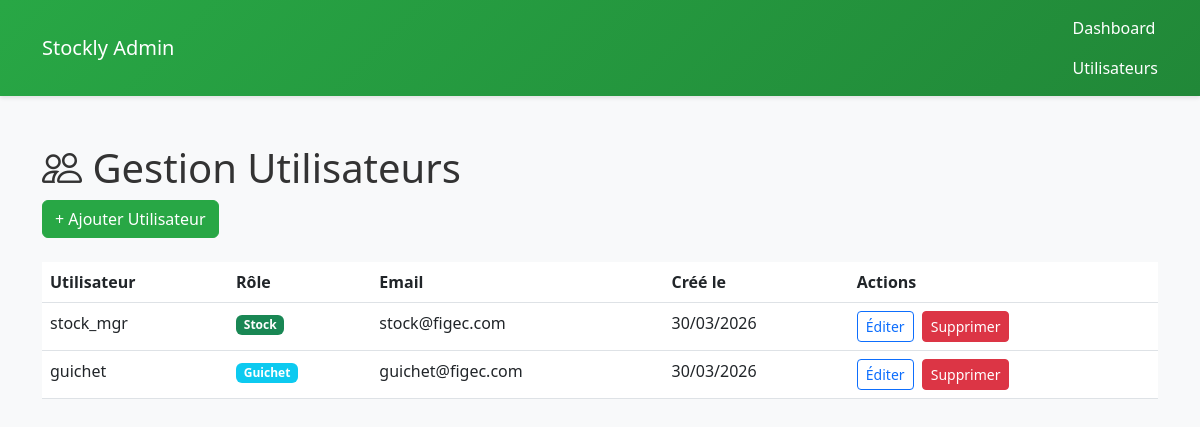
The page /admin/users.php (signed in) on the database its author committed.
### tables this page shows
CREATE TABLE users (
    id INT AUTO_INCREMENT PRIMARY KEY,
    username VARCHAR(50) UNIQUE NOT NULL,
    password VARCHAR(255) NOT NULL,   
    role ENUM('guichet', 'stock', 'admin') NOT NULL,
    email VARCHAR(100),
    created_at TIMESTAMP DEFAULT CURRENT_TIMESTAMP
);

### admin/users.php (the view, shortened to what this page needs)
<?php
require_once '../config.php';
$users = $pdo->query("SELECT id, username, role, email, created_at FROM users WHERE id > 1 ORDER BY created_at DESC")->fetchAll();
?>
<!DOCTYPE html>
<html lang="fr">
<head>
    <link href="https://cdn.jsdelivr.net/npm/bootstrap@5.3.0/dist/css/bootstrap.min.css" rel="stylesheet">
    <link href="https://cdn.jsdelivr.net/npm/bootstrap-icons@1.10.0/font/bootstrap-icons.css" rel="stylesheet">
    <link rel="stylesheet" href="../assets/css/stockly.css">
</head>
<body>
    <nav class="navbar"><div class="container">
        <a class="navbar-brand" href="../dashboard.php">Stockly Admin</a>
        <div class="navbar-nav ms-auto">
            <a class="nav-link" href="../dashboard.php">Dashboard</a>
            <a class="nav-link active" href="#">Utilisateurs</a>
        </div>
    </div></nav>
    <div class="container my-5">
        <h1><i class="bi bi-people"></i> Gestion Utilisateurs</h1>
        <button class="btn btn-primary mb-4" data-bs-toggle="modal" data-bs-target="#userModal">+ Ajouter Utilisateur</button>
        <table class="table table-hover">
            <thead><tr><th>Utilisateur</th><th>Rôle</th><th>Email</th><th>Créé le</th><th>Actions</th></tr></thead>
            <tbody>
                <?php foreach ($users as $user): ?>
                <tr>
                    <td><?php echo htmlspecialchars($user['username']); ?></td>
                    <td><span class="badge bg-<?php echo $user['role'] === 'admin' ? 'danger' : ($user['role'] === 'stock' ? 'success' : 'info'); ?>">
                        <?php echo ucfirst($user['role']); ?>
                    </span></td>
                    <td><?php echo htmlspecialchars($user['email']); ?></td>
                    <td><?php echo date('d/m/Y', strtotime($user['created_at'])); ?></td>
                    <td>
                        <button class="btn btn-sm btn-outline-primary edit-user me-1" data-id="<?php echo $user['id']; ?>" data-username="<?php echo htmlspecialchars($user['username']); ?>" data-role="<?php echo $user['role']; ?>" data-email="<?php echo htmlspecialchars($user['email']); ?>">Éditer</button>
                        <button class="btn btn-sm btn-danger delete-user" data-id="<?php echo $user['id']; ?>">Supprimer</button>
                    </td>
                </tr>
                <?php endforeach; ?>
            </tbody>
        </table>
    </div>
</body>
</html>

### assets/css/stockly.css (style rules this page uses)
body { background-color: #f8f9fa; font-family: 'Segoe UI', Tahoma, Geneva, Verdana, sans-serif; color: #333; }
:root { --primary-green: #28a745; --green-dark: #218838; --white: #ffffff; --light-gray: #f8f9fa; --border-gray: #dee2e6; }
.navbar { background: linear-gradient(135deg, var(--primary-green), var(--green-dark)) !important; box-shadow: 0 2px 4px rgba(0,0,0,0.1); }
.navbar-brand, .nav-link { color: var(--white) !important; }
.btn-primary { background-color: var(--primary-green); border-color: var(--primary-green); }
.table { background: var(--white); }

### rows shown on the page
users: username "stock_mgr", role "Stock", email "stock@figec.com", created_at "30/03/2026"
users: username "guichet", role "Guichet", email "guichet@figec.com", created_at "30/03/2026"
